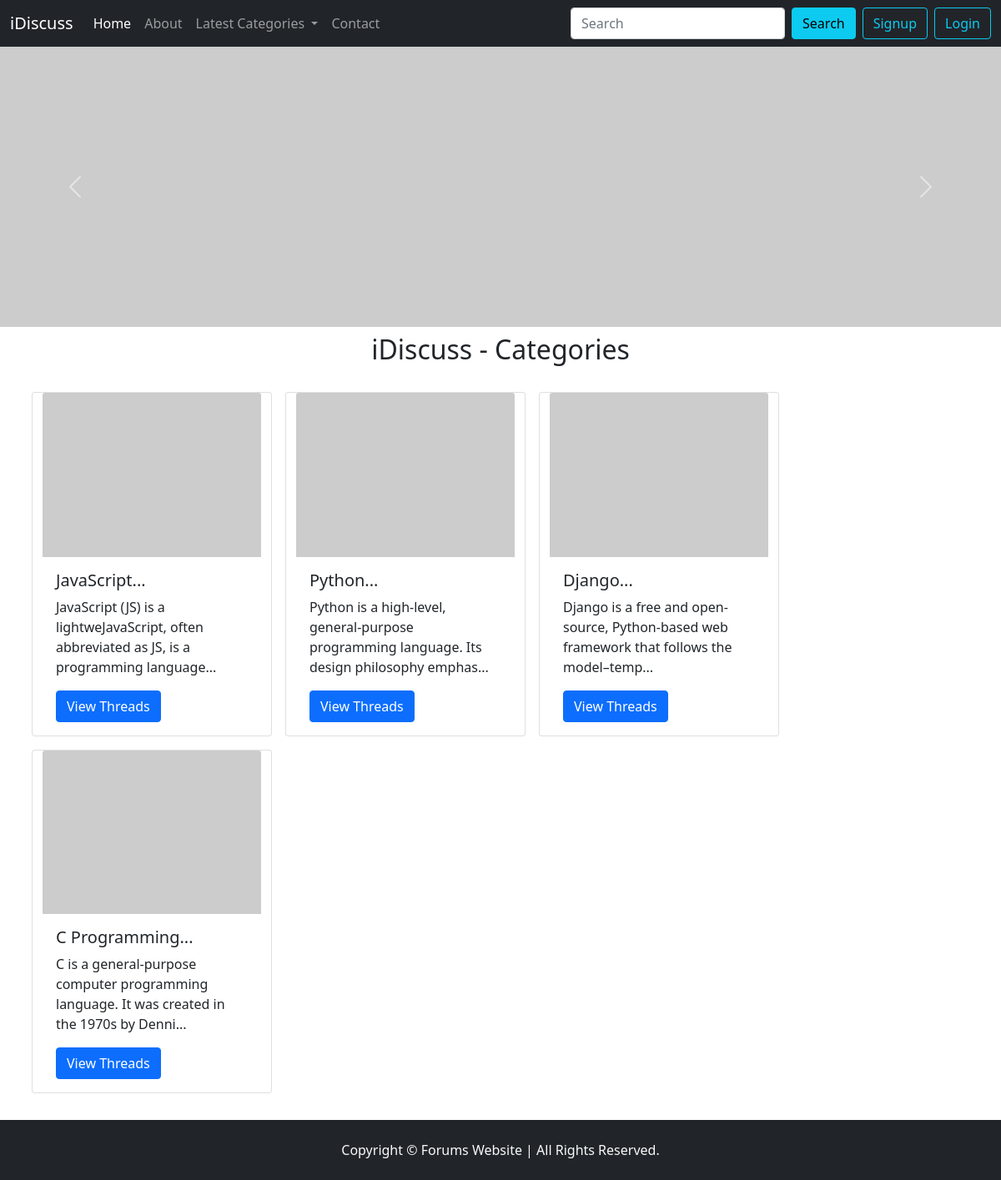
The page / on the database its author committed.
### tables this page shows
CREATE TABLE `categories` (
  `category_id` int(11) NOT NULL,
  `category_name` varchar(255) NOT NULL,
  `category_description` text NOT NULL,
  `dt` datetime NOT NULL DEFAULT current_timestamp()
);

### index.php (the view, shortened to what this page needs)
<!doctype html>
<html lang="en">
  <head>
    <link href="https://cdn.jsdelivr.net/npm/bootstrap@5.0.2/dist/css/bootstrap.min.css" rel="stylesheet">
    <link rel="stylesheet" href="partials/css/style.css">
  </head>
  <body>
    <?php
    include 'partials/_dbconnect.php';
    include 'partials/_header.php';
    ?>
        <div id="carouselExampleControls" class="carousel slide" data-bs-ride="carousel">
        <div class="carousel-inner">
            <div class="carousel-item active">
            <img src="https://loremflickr.com/g/2500/700/laptop,typing/all" class="d-block w-100" alt="...">
            </div>
        </div>
        <button class="carousel-control-prev" type="button" data-bs-target="#carouselExampleControls" data-bs-slide="prev">
            <span class="carousel-control-prev-icon" aria-hidden="true"></span>
        </button>
        <button class="carousel-control-next" type="button" data-bs-target="#carouselExampleControls" data-bs-slide="next">
            <span class="carousel-control-next-icon" aria-hidden="true"></span>
        </button>
        </div>
    <div class="container my-2 min-ht">
        <h2 class="text-center">iDiscuss - Categories</h2>
        <div class="row my-4">
        <?php
            $sql = "SELECT * FROM `categories`";
            $result = mysqli_query($conn, $sql);
            while($row=mysqli_fetch_assoc($result)){
                $id = $row['category_id'];
                $cat = $row['category_name'];
                $desc = $row['category_description'];
                echo '
                <div class="card mx-2 my-2" style="width: 18rem;">
                <img src="https://loremflickr.com/g/320/240/coding,'.$cat.'/all" class="card-img-top" alt="...">
                <div class="card-body">
                    <h5 class="card-title">'.substr($cat, 0, 20).'...</h5>
                    <p class="card-text">'.substr($desc, 0, 90).'...</p>
                    <a href="threadlist.php?catid='.$id.'" class="btn btn-primary">View Threads</a>
                </div>
                </div>';
            }
        ?>
        </div>
    </div>
    <?php include 'partials/_footer.php' ?>
  </body>
</html>

### partials/_header.php (shortened to what this page needs)
<?php
echo '
<nav class="navbar navbar-expand-lg navbar-dark bg-dark">
  <div class="container-fluid">
    <a class="navbar-brand" href="/forum">iDiscuss</a>
    <button class="navbar-toggler" type="button" data-bs-toggle="collapse" data-bs-target="#navbarSupportedContent" aria-controls="navbarSupportedContent" aria-expanded="false" aria-label="Toggle navigation">
      <span class="navbar-toggler-icon"></span>
    </button>
    <div class="collapse navbar-collapse" id="navbarSupportedContent">
      <ul class="navbar-nav me-auto mb-2 mb-lg-0">
        <li class="nav-item">
          <a class="nav-link active" aria-current="page" href="/forum">Home</a>
        </li>
        <li class="nav-item">
          <a class="nav-link" href="about.php">About</a>
        </li>
        <li class="nav-item dropdown">
          <a class="nav-link dropdown-toggle" href="#" id="navbarDropdown" role="button" data-bs-toggle="dropdown" aria-expanded="false">
            Latest Categories
          </a>
          <ul class="dropdown-menu" aria-labelledby="navbarDropdown">';
          echo '</ul>
        </li>
        <li class="nav-item">
          <a class="nav-link" href="contact.php">Contact</a>
        </li>
      </ul>
      <form class="d-flex" action="search.php" method="get">
        <input class="form-control me-2" name="search" type="search" placeholder="Search" aria-label="Search">
        <button class="btn btn-info" type="submit">Search</button>
      </form>';
      if(isset($_SESSION['loggedin']) && $_SESSION['loggedin']==true){
        echo '
              <p class="text-light my-0 px-2 fw-bold">Welcome ' . $_SESSION['username'] . '</p>
              <a href="/forum/partials/_logout.php" class="btn btn-outline-info mx-2">Logout</a>';
      }
      else{
        echo '
            <button class="btn btn-outline-info mx-2" data-bs-toggle="modal" data-bs-target="#signupModal">Signup</button>
            <button class="btn btn-outline-info" data-bs-toggle="modal" data-bs-target="#loginModal">Login</button>';
      }
      echo '
    </div>
  </div>
</nav>';
?>

### partials/_footer.php
<footer class="container-fluid bg-dark text-light py-4 st-footer">
    <p class="text-center mb-0">Copyright &copy; Forums Website | All Rights Reserved.</p>
</footer>

### partials/css/style.css (style rules this page uses)
* { margin: 0; padding: 0; }
.min-ht { min-height: 85vh; }

### rows shown on the page
categories: category_name "JavaScript", category_description "JavaScript (JS) is a lightweJavaScript, often abbreviated as JS, is a programming language"
categories: category_name "Python", category_description "Python is a high-level, general-purpose programming language. Its design philosophy emphas"
categories: category_name "Django", category_description "Django is a free and open-source, Python-based web framework that follows the model–temp"
categories: category_name "C Programming", category_description "C is a general-purpose computer programming language. It was created in the 1970s by Denni"
